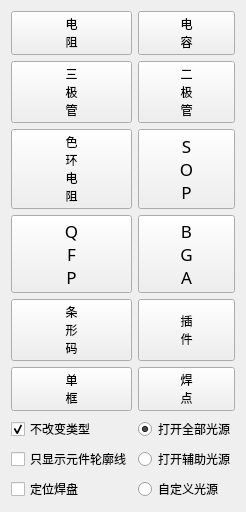
        <widget class="QWidget" name="tab_3">
         <attribute name="title">
          <string>注册类型</string>
         </attribute>
         <layout class="QGridLayout" name="gridLayout">
          <item row="8" column="1">
           <widget class="QRadioButton" name="radioButton">
            <property name="text">
             <string>打开全部光源</string>
            </property>
            <property name="checked">
             <bool>true</bool>
            </property>
           </widget>
          </item>
          <item row="1" column="1">
           <widget class="QPushButton" name="pushButton_14">
            <property name="sizePolicy">
             <sizepolicy hsizetype="Minimum" vsizetype="Preferred">
              <horstretch>0</horstretch>
              <verstretch>0</verstretch>
             </sizepolicy>
            </property>
            <property name="styleSheet">
             <string notr="true">color::rgb(255, 255, 255);</string>
            </property>
            <property name="text">
             <string>二
极
管</string>
            </property>
            <property name="checkable">
             <bool>true</bool>
            </property>
            <property name="checked">
             <bool>false</bool>
            </property>
            <property name="autoExclusive">
             <bool>true</bool>
            </property>
            <property name="default">
             <bool>false</bool>
            </property>
           </widget>
          </item>
          <item row="0" column="1">
           <widget class="QPushButton" name="pushButton_12">
            <property name="sizePolicy">
             <sizepolicy hsizetype="Minimum" vsizetype="Preferred">
              <horstretch>0</horstretch>
              <verstretch>0</verstretch>
             </sizepolicy>
            </property>
            <property name="styleSheet">
             <string notr="true">color::rgb(255, 255, 255);</string>
            </property>
            <property name="text">
             <string>电
容</string>
            </property>
            <property name="checkable">
             <bool>true</bool>
            </property>
            <property name="checked">
             <bool>false</bool>
            </property>
            <property name="autoExclusive">
             <bool>true</bool>
            </property>
            <property name="default">
             <bool>false</bool>
            </property>
           </widget>
          </item>
          <item row="9" column="0">
           <widget class="QCheckBox" name="checkBox_2">
            <property name="text">
             <string>只显示元件轮廓线</string>
            </property>
            <property name="iconSize">
             <size>
              <width>20</width>
              <height>20</height>
             </size>
            </property>
           </widget>
          </item>
          <item row="0" column="0">
           <widget class="QPushButton" name="pushButton_11">
            <property name="sizePolicy">
             <sizepolicy hsizetype="Minimum" vsizetype="Preferred">
              <horstretch>0</horstretch>
              <verstretch>0</verstretch>
             </sizepolicy>
            </property>
            <property name="styleSheet">
             <string notr="true">color::rgb(255, 255, 255);</string>
            </property>
            <property name="text">
             <string>电
阻</string>
            </property>
            <property name="checkable">
             <bool>true</bool>
            </property>
            <property name="checked">
             <bool>false</bool>
            </property>
            <property name="autoExclusive">
             <bool>true</bool>
            </property>
            <property name="autoDefault">
             <bool>false</bool>
            </property>
            <property name="default">
             <bool>false</bool>
            </property>
            <property name="flat">
             <bool>false</bool>
            </property>
           </widget>
          </item>
          <item row="6" column="0" rowspan="2">
           <widget class="QPushButton" name="pushButton_21">
            <property name="sizePolicy">
             <sizepolicy hsizetype="Minimum" vsizetype="Preferred">
              <horstretch>0</horstretch>
              <verstretch>0</verstretch>
             </sizepolicy>
            </property>
            <property name="styleSheet">
             <string notr="true">color::rgb(255, 255, 255);</string>
            </property>
            <property name="text">
             <string>单
框</string>
            </property>
            <property name="checkable">
             <bool>true</bool>
            </property>
            <property name="checked">
             <bool>false</bool>
            </property>
            <property name="autoExclusive">
             <bool>true</bool>
            </property>
            <property name="default">
             <bool>false</bool>
            </property>
           </widget>
          </item>
          <item row="3" column="1">
           <widget class="QPushButton" name="pushButton_18">
            <property name="sizePolicy">
             <sizepolicy hsizetype="Minimum" vsizetype="Preferred">
              <horstretch>0</horstretch>
              <verstretch>0</verstretch>
             </sizepolicy>
            </property>
            <property name="font">
             <font>
              <family>宋体</family>
              <pointsize>13</pointsize>
              <weight>50</weight>
              <bold>false</bold>
              <stylestrategy>PreferDefault</stylestrategy>
              <kerning>true</kerning>
             </font>
            </property>
            <property name="styleSheet">
             <string notr="true">color::rgb(255, 255, 255);</string>
            </property>
            <property name="text">
             <string>B
G
A</string>
            </property>
            <property name="checkable">
             <bool>true</bool>
            </property>
            <property name="checked">
             <bool>false</bool>
            </property>
            <property name="autoExclusive">
             <bool>true</bool>
            </property>
            <property name="default">
             <bool>false</bool>
            </property>
           </widget>
          </item>
          <item row="6" column="1" rowspan="2">
           <widget class="QPushButton" name="pushButton_22">
            <property name="sizePolicy">
             <sizepolicy hsizetype="Minimum" vsizetype="Preferred">
              <horstretch>0</horstretch>
              <verstretch>0</verstretch>
             </sizepolicy>
            </property>
            <property name="styleSheet">
             <string notr="true">color::rgb(255, 255, 255);</string>
            </property>
            <property name="text">
             <string>焊
点</string>
            </property>
            <property name="checkable">
             <bool>true</bool>
            </property>
            <property name="checked">
             <bool>false</bool>
            </property>
            <property name="autoExclusive">
             <bool>true</bool>
            </property>
            <property name="default">
             <bool>false</bool>
            </property>
           </widget>
          </item>
          <item row="8" column="0">
           <widget class="QCheckBox" name="checkBox">
            <property name="text">
             <string>不改变类型</string>
            </property>
            <property name="iconSize">
             <size>
              <width>20</width>
              <height>20</height>
             </size>
            </property>
            <property name="checked">
             <bool>true</bool>
            </property>
           </widget>
          </item>
          <item row="3" column="0">
           <widget class="QPushButton" name="pushButton_17">
            <property name="sizePolicy">
             <sizepolicy hsizetype="Minimum" vsizetype="Preferred">
              <horstretch>0</horstretch>
              <verstretch>0</verstretch>
             </sizepolicy>
            </property>
            <property name="font">
             <font>
              <family>宋体</family>
              <pointsize>13</pointsize>
              <weight>50</weight>
              <bold>false</bold>
              <stylestrategy>PreferDefault</stylestrategy>
              <kerning>true</kerning>
             </font>
            </property>
            <property name="styleSheet">
             <string notr="true">color::rgb(255, 255, 255);</string>
            </property>
            <property name="text">
             <string>Q
F
P</string>
            </property>
            <property name="checkable">
             <bool>true</bool>
            </property>
            <property name="checked">
             <bool>false</bool>
            </property>
            <property name="autoExclusive">
             <bool>true</bool>
            </property>
            <property name="default">
             <bool>false</bool>
            </property>
           </widget>
          </item>
          <item row="4" column="0" rowspan="2">
           <widget class="QPushButton" name="pushButton_19">
            <property name="sizePolicy">
             <sizepolicy hsizetype="Minimum" vsizetype="Preferred">
              <horstretch>0</horstretch>
              <verstretch>0</verstretch>
             </sizepolicy>
            </property>
            <property name="styleSheet">
             <string notr="true">color::rgb(255, 255, 255);</string>
            </property>
            <property name="text">
             <string>条
形
码</string>
            </property>
            <property name="checkable">
             <bool>true</bool>
            </property>
            <property name="checked">
             <bool>false</bool>
            </property>
            <property name="autoExclusive">
             <bool>true</bool>
            </property>
            <property name="default">
             <bool>false</bool>
            </property>
           </widget>
          </item>
          <item row="1" column="0">
           <widget class="QPushButton" name="pushButton_13">
            <property name="sizePolicy">
             <sizepolicy hsizetype="Minimum" vsizetype="Preferred">
              <horstretch>0</horstretch>
              <verstretch>0</verstretch>
             </sizepolicy>
            </property>
            <property name="styleSheet">
             <string notr="true">color::rgb(255, 255, 255);</string>
            </property>
            <property name="text">
             <string>三
极
管</string>
            </property>
            <property name="checkable">
             <bool>true</bool>
            </property>
            <property name="checked">
             <bool>false</bool>
            </property>
            <property name="autoExclusive">
             <bool>true</bool>
            </property>
            <property name="default">
             <bool>false</bool>
            </property>
           </widget>
          </item>
          <item row="10" column="0">
           <widget class="QCheckBox" name="checkBox_3">
            <property name="text">
             <string>定位焊盘</string>
            </property>
           </widget>
          </item>
          <item row="2" column="0">
           <widget class="QPushButton" name="pushButton_15">
            <property name="sizePolicy">
             <sizepolicy hsizetype="Minimum" vsizetype="Preferred">
              <horstretch>0</horstretch>
              <verstretch>0</verstretch>
             </sizepolicy>
            </property>
            <property name="styleSheet">
             <string notr="true">color::rgb(255, 255, 255);</string>
            </property>
            <property name="text">
             <string>色
环
电
阻</string>
            </property>
            <property name="checkable">
             <bool>true</bool>
            </property>
            <property name="checked">
             <bool>false</bool>
            </property>
            <property name="autoExclusive">
             <bool>true</bool>
            </property>
            <property name="default">
             <bool>false</bool>
            </property>
           </widget>
          </item>
          <item row="9" column="1">
           <widget class="QRadioButton" name="radioButton_2">
            <property name="sizePolicy">
             <sizepolicy hsizetype="Minimum" vsizetype="Fixed">
              <horstretch>0</horstretch>
              <verstretch>0</verstretch>
             </sizepolicy>
            </property>
            <property name="text">
             <string>打开辅助光源</string>
            </property>
           </widget>
          </item>
          <item row="4" column="1" rowspan="2">
           <widget class="QPushButton" name="pushButton_20">
            <property name="sizePolicy">
             <sizepolicy hsizetype="Minimum" vsizetype="Preferred">
              <horstretch>0</horstretch>
              <verstretch>0</verstretch>
             </sizepolicy>
            </property>
            <property name="styleSheet">
             <string notr="true">color::rgb(255, 255, 255);</string>
            </property>
            <property name="text">
             <string>插
件</string>
            </property>
            <property name="checkable">
             <bool>true</bool>
            </property>
            <property name="checked">
             <bool>false</bool>
            </property>
            <property name="autoExclusive">
             <bool>true</bool>
            </property>
            <property name="default">
             <bool>false</bool>
            </property>
           </widget>
          </item>
          <item row="2" column="1">
           <widget class="QPushButton" name="pushButton_16">
            <property name="sizePolicy">
             <sizepolicy hsizetype="Minimum" vsizetype="Preferred">
              <horstretch>0</horstretch>
              <verstretch>0</verstretch>
             </sizepolicy>
            </property>
            <property name="font">
             <font>
              <family>宋体</family>
              <pointsize>13</pointsize>
              <weight>50</weight>
              <bold>false</bold>
              <stylestrategy>PreferDefault</stylestrategy>
              <kerning>true</kerning>
             </font>
            </property>
            <property name="styleSheet">
             <string notr="true">color::rgb(255, 255, 255);</string>
            </property>
            <property name="text">
             <string>S
O
P</string>
            </property>
            <property name="checkable">
             <bool>true</bool>
            </property>
            <property name="checked">
             <bool>false</bool>
            </property>
            <property name="autoExclusive">
             <bool>true</bool>
            </property>
            <property name="default">
             <bool>false</bool>
            </property>
           </widget>
          </item>
          <item row="10" column="1">
           <widget class="QRadioButton" name="radioButton_3">
            <property name="text">
             <string>自定义光源</string>
            </property>
           </widget>
          </item>
         </layout>
        </widget>
